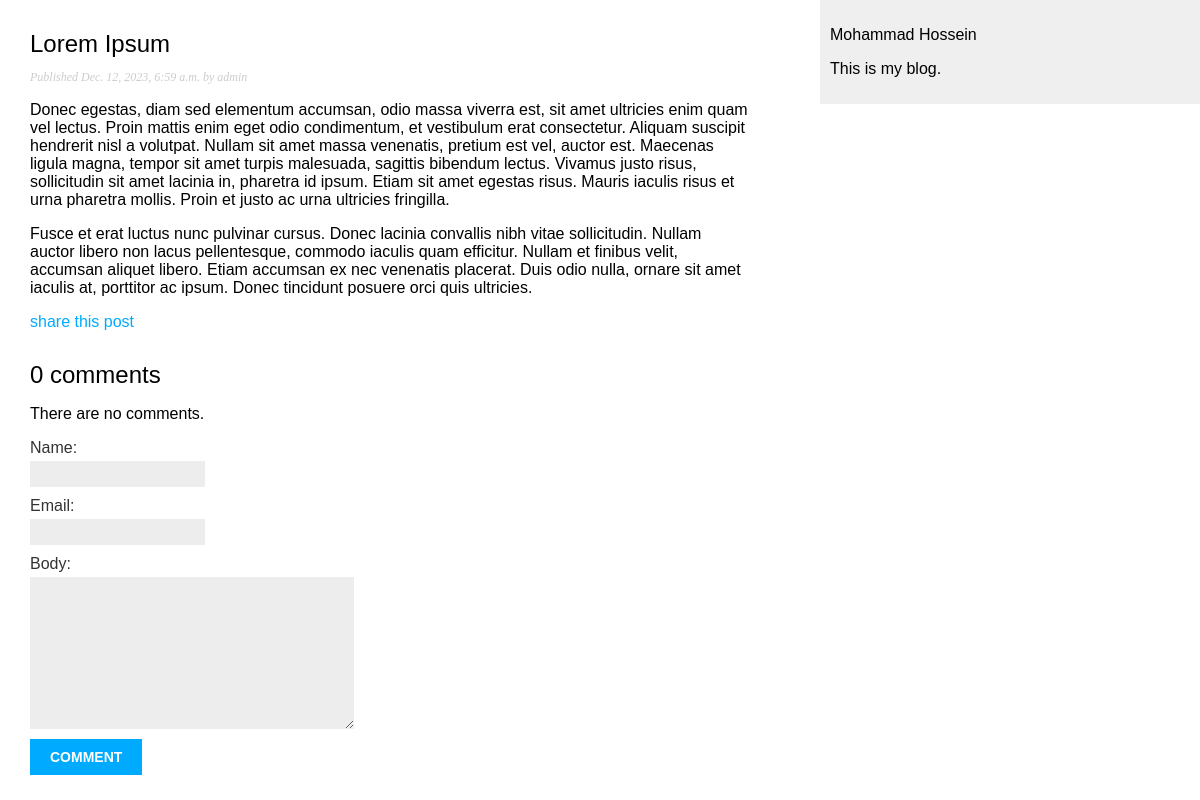
Page /blog/2023/12/12/lorem-ipsum/ on the committed database.
### blog/models.py (models this page shows, shortened)
class Post(models.Model):
    class Status(models.TextChoices):
        DRAFT = "DF", "Draft"
        PUBLISHED = "PB", "Published"
    title = models.CharField(max_length=250)
    slug = models.SlugField(max_length=250, unique_for_date='publish')
    author = models.ForeignKey(User, on_delete=models.CASCADE, related_name='posts')
    body = models.TextField()
    publish = models.DateTimeField(default=timezone.now)
    created = models.DateTimeField(auto_now_add=True)
    updated = models.DateTimeField(auto_now=True)
    status = models.CharField(max_length=2, choices=Status.choices, default=Status.DRAFT)
    objects = models.Manager()
    published = PublishedManager()
    class Meta:
        ordering = ['-publish']
        indexes = [
            models.Index(fields=['-publish']),
        ]

### blog/views.py (the view)
# urls.py: path('<int:year>/<int:month>/<int:day>/<slug:post>/', PostDetailView.as_view(), name='post_detail'),
class PostDetailView(DetailView):
    model = Post
    template_name = 'blog/post/post_detail.html'
    def get_object(self):
        post = get_object_or_404(Post, publish__year=self.kwargs['year'], publish__month=self.kwargs['month'],
                                 publish__day=self.kwargs['day'], slug=self.kwargs['post'],
                                 status=Post.Status.PUBLISHED)
        return post
    def get_context_data(self, **kwargs):
        context = super().get_context_data()
        context['comments'] = self.get_object().comments.filter(active=True)
        context['form'] = CommentForm()
        return context

### blog/forms.py
class CommentForm(forms.ModelForm):
    class Meta:
        model = Comment
        fields = ['name', 'email', 'body']

### blog/templates/blog/post/post_detail.html (shortened to what this page needs)
{% extends 'blog/base.html' %}
{% block content %}
    <h2>{{ post.title }}</h2>
    <p class="date">
        Published {{ post.publish }} by {{ post.author }}
    </p>
    {{ post.body|linebreaks }}
    <p>
        <a href="{% url 'blog:post_share' post_id=post.id %}">share this post</a>
    </p>
    {% with comments.count as total_comments %}
        <h2>
            {{ total_comments }} comment{{ total_comments|pluralize }}
        </h2>
    {% endwith %}
    {% for comment in comments %}
        <div class="comment">
            <p class="info">
                Comment {{ forloop.counter }} by {{ comment.name }}
                {{ comment.created }}
            </p>
            {{ comment.body|linebreaks }}
        </div>
    {% empty %}
        <p>There are no comments.</p>
    {% endfor %}
    {% include 'blog/post/includes/comment_form.html' %}
{% endblock %}

### blog/static/blog/css/blog.css (style rules this page uses)
body { margin: 0; padding: 0; font-family: helvetica, sans-serif; }
a { color: #00abff; text-decoration: none; }
h2 { font-weight: normal; margin: 30px 0 0; }
p.date { color: #ccc; font-family: georgia, serif; font-size: 12px; font-style: italic; }
label { float: left; clear: both; color: #333; margin-bottom: 4px; }
input, textarea { clear: both; float: left; margin: 0 0 10px; background: #ededed; border: 0; padding: 6px 10px; font-size: 12px; }

### rows in the picture
Post: title "Lorem Ipsum", publish "Dec. 12, 2023, 6:59 a.m.", author "admin", body "Donec egestas, diam sed elementum accumsan, odio massa viverra est, sit amet ultricies enim quam vel lectus. Proin mattis enim eget odio condimentum, et vestibulum erat consectetur. Aliquam suscipit hendrerit nisl a volutpat. Nullam sit amet massa venenatis, pretium est vel, auctor est. Maecenas ligula magna, tempor sit amet turpis malesuada, sagittis bibendum lectus. Vivamus justo risus, sollicitudin sit amet lacinia in, pharetra id ipsum. Etiam sit amet egestas risus. Mauris iaculis risus et urna pharetra mollis. Proin et justo ac urna ultricies fringilla. Fusce et erat luctus nunc pulvinar cursus. Donec lacinia convallis nibh vitae sollicitudin. Nullam auctor libero non lacus…"

### other values in the picture
{{ total_comments }} "0"
